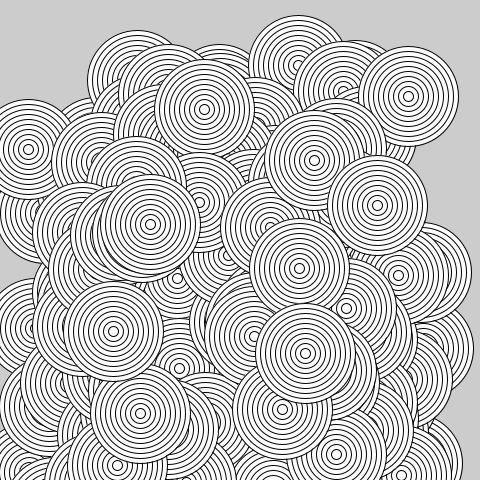
Frame 1 (no input)
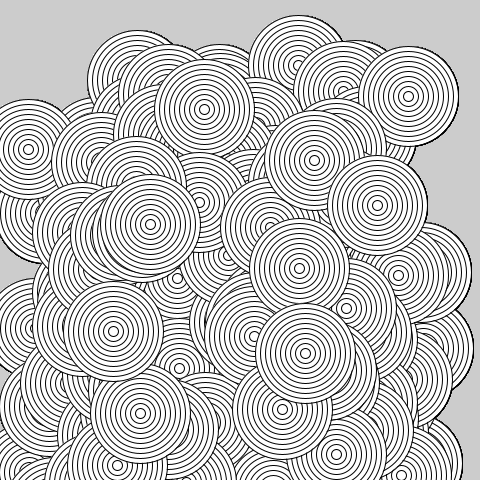
Frame 60 (the mouse pressed at the canvas centre just before this capture)
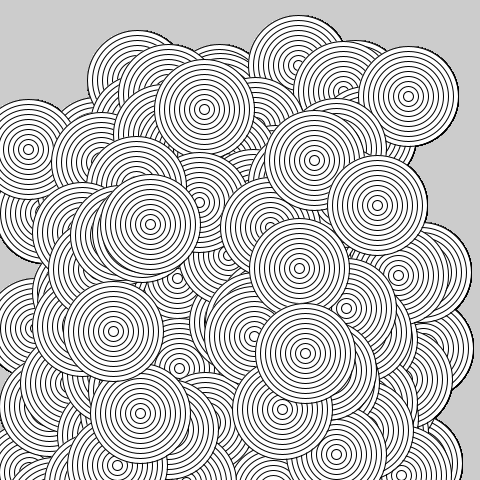
Frame 120 (the mouse held since frame 60 and released just before this capture)

The Processing sketch that drew these frames (run headless with seeded random() and noise(); from frame 60 on, the mouse is pressed at the canvas centre):

// Processing sketch: Circles_sketch
// ── Circles_sketch.pde
void setup() {
  size (480, 480);
}

void draw() {
  int sizeX = 100;
  int sizeY = 100;
  int varX = 200;
  int varY = 200;
  float seed = 0.0;
  seed = noise(seed);
  for (int i = 0; i < 480; i = i+1) {
    varX = int(noise(i) * 500);
    noiseSeed(i+1);
    varY = int(noise(i) * 750);
    // println(varY);
    sizeX = 100;
    sizeY = 100;
    while (sizeX > 0) {
      ellipse(varX, varY, sizeX, sizeY);
      sizeX = sizeX - 10;
      sizeY = sizeY - 10;
    }
  }
}
